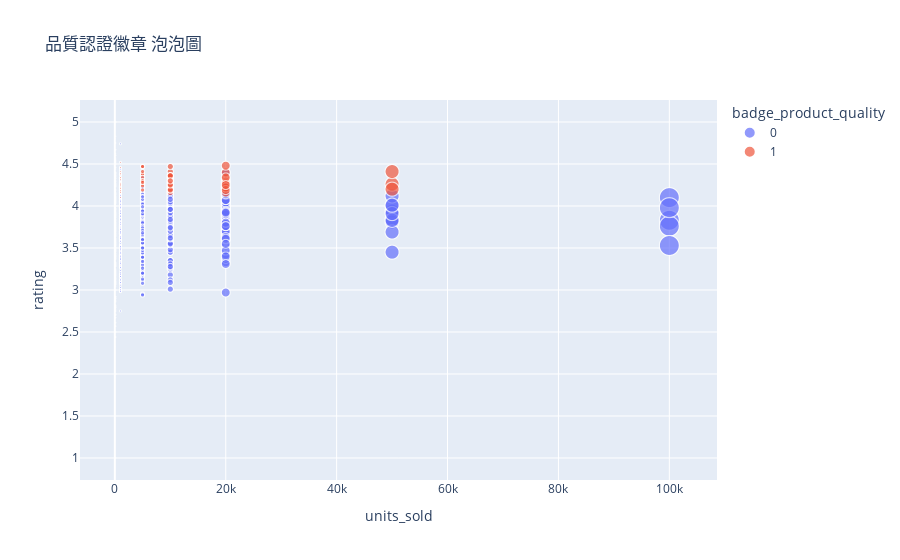

This figure's notebook cell:
### Code cell
px.scatter(modelData,x='units_sold',y='rating',hover_name='units_sold_cluster',color='badge_product_quality',size='units_sold',title='品質認證徽章 泡泡圖')

### Figure 1 — Plotly figure (JSON) as saved in the notebook; plotly's stock layout.template omitted (floating-point values rounded to 4 significant figures; data arrays with more than 128 entries replaced by an {"elided": "..."} marker saying what was removed)
{"data": [{"hovertemplate": "<b>%{hovertext}</b><br><br>badge_product_quality=0<br>units_sold=%{marker.size}<br>rating=%{y}<extra></extra>", "hovertext": {"elided": "1326 str values"}, "legendgroup": "0", "marker": {"color": "#636efa", "size": {"elided": "1326 int values"}, "sizemode": "area", "sizeref": 250, "symbol": "circle"}, "mode": "markers", "name": "0", "showlegend": true, "type": "scattergl", "x": {"elided": "1326 int values"}, "xaxis": "x", "y": {"elided": "1326 float values"}, "yaxis": "y"}, {"hovertemplate": "<b>%{hovertext}</b><br><br>badge_product_quality=1<br>units_sold=%{marker.size}<br>rating=%{y}<extra></extra>", "hovertext": ["0", "0", "0", "0", "0", "0", "0", "0", "0", "0", "0", "0", "0", "0", "0", "0", "0", "0", "0", "0", "0", "0", "0", "0", "0", "0", "0", "0", "0", "0", "0", "0", "0", "0", "0", "0", "0", "0", "0", "0", "0", "0", "0", "0", "0", "0", "0", "0", "0", "0", "0", "0", "0", "0", "0", "0", "0", "0", "0", "0", "0", "0", "0", "0", "0", "0", "0", "0", "0", "1", "1", "1", "1", "1", "1", "1", "1", "1", "1", "1", "1", "1", "1", "1", "1", "1", "1", "1", "1", "1", "1", "1", "1", "1", "1", "1", "1", "1", "1", "1", "1", "2", "2", "2"], "legendgroup": "1", "marker": {"color": "#EF553B", "size": [1000, 1000, 1000, 100, 5000, 100, 5000, 5000, 100, 100, 100, 5000, 100, 5000, 1000, 1000, 100, 1000, 1000, 100, 5000, 5000, 1000, 100, 5000, 1000, 1000, 1000, 100, 1000, 1000, 100, 1000, 1000, 1000, 100, 5000, 100, 1000, 100, 100, 1000, 1000, 100, 5000, 100, 100, 1000, 100, 100, 1000, 1000, 1000, 1000, 100, 1000, 1000, 1000, 5000, 5000, 5000, 5000, 5000, 5000, 5000, 5000, 1000, 1000, 5000, 20000, 10000, 20000, 10000, 10000, 20000, 20000, 20000, 10000, 10000, 10000, 10000, 10000, 10000, 10000, 10000, 10000, 10000, 20000, 10000, 10000, 10000, 10000, 20000, 10000, 20000, 20000, 10000, 10000, 20000, 20000, 20000, 50000, 50000, 50000], "sizemode": "area", "sizeref": 250, "symbol": "circle"}, "mode": "markers", "name": "1", "showlegend": true, "type": "scattergl", "x": [1000, 1000, 1000, 100, 5000, 100, 5000, 5000, 100, 100, 100, 5000, 100, 5000, 1000, 1000, 100, 1000, 1000, 100, 5000, 5000, 1000, 100, 5000, 1000, 1000, 1000, 100, 1000, 1000, 100, 1000, 1000, 1000, 100, 5000, 100, 1000, 100, 100, 1000, 1000, 100, 5000, 100, 100, 1000, 100, 100, 1000, 1000, 1000, 1000, 100, 1000, 1000, 1000, 5000, 5000, 5000, 5000, 5000, 5000, 5000, 5000, 1000, 1000, 5000, 20000, 10000, 20000, 10000, 10000, 20000, 20000, 20000, 10000, 10000, 10000, 10000, 10000, 10000, 10000, 10000, 10000, 10000, 20000, 10000, 10000, 10000, 10000, 20000, 10000, 20000, 20000, 10000, 10000, 20000, 20000, 20000, 50000, 50000, 50000], "xaxis": "x", "y": [4.37, 4.16, 4.16, 4.29, 4.38, 3.96, 4.26, 4.28, 4.5, 4.29, 4.39, 4.26, 4.24, 4.47, 4.33, 4.34, 4.35, 4.23, 4.33, 4.06, 4.27, 4.38, 4.41, 4.4, 4.3, 4.16, 4.19, 4.19, 4.23, 4.28, 4.52, 3.96, 4.46, 4.22, 4.27, 4.19, 4.26, 4.5, 4.19, 4.37, 4.33, 4.27, 4.22, 4.35, 4.34, 4.52, 4.19, 4.31, 4.23, 4.29, 4.1, 4.24, 4.18, 4.26, 4.46, 4.32, 4.38, 4.39, 4.41, 4.26, 4.28, 4.19, 4.3, 4.47, 4.3, 4.24, 4.21, 4.34, 4.28, 4.29, 4.16, 4.16, 4.29, 4.19, 4.22, 4.32, 4.29, 4.41, 4.29, 4.47, 4.34, 4.28, 4.35, 4.34, 4.36, 4.21, 4.36, 4.4, 4.23, 4.36, 4.2, 4.19, 4.27, 4.26, 4.22, 4.19, 4.25, 4.3, 4.48, 4.34, 4.25, 4.26, 4.41, 4.2], "yaxis": "y"}], "layout": {"legend": {"itemsizing": "constant", "title": {"text": "badge_product_quality"}, "tracegroupgap": 0}, "title": {"text": "品質認證徽章 泡泡圖"}, "xaxis": {"anchor": "y", "domain": [0, 1], "title": {"text": "units_sold"}}, "yaxis": {"anchor": "x", "domain": [0, 1], "title": {"text": "rating"}}}}
